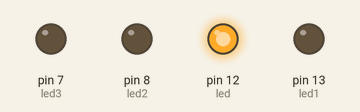
A sketch run on a simulated Arduino Uno, built with avr-gcc and run on an emulated ATmega328P. Shown: output pins drawn as LEDs (lit = HIGH).

Above: at 0.05 s.
At 0.6 s:
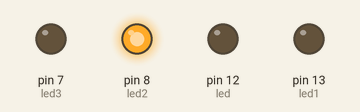
At 1.05 s:
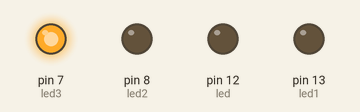
At 1.45 s:
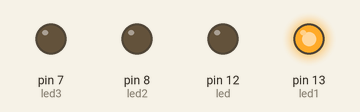
At 2.75 s:
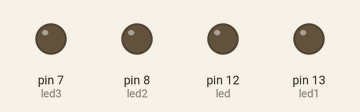
Timing chart, 0 to 3.0 s (numbered marks = the images above):
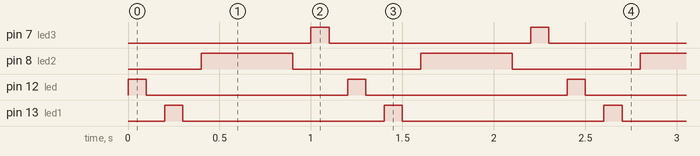

The sketch:

circling_led.ino
```cpp
int led=12;
int led1=13;
int led2=8;
int led3=7;
void setup(){
  pinMode(led,OUTPUT);
  pinMode(led1,OUTPUT);
  pinMode(led2,OUTPUT);
  pinMode(led3,OUTPUT);
}
void loop(){
  digitalWrite(led,HIGH);
  delay(100);
  digitalWrite(led,LOW);
  delay(100);
  {digitalWrite(led1,HIGH);
  delay(100);
  digitalWrite(led1,LOW);
  delay(100);}
  {digitalWrite(led2,HIGH);
  delay(500);
  digitalWrite(led2,LOW);
  delay(100);}
  {digitalWrite(led3,HIGH);
  delay(100);
  digitalWrite(led3,LOW);
  delay(100);}
}
```

Measured:
- by itself, pin 7 (led3), pin 12 (led), pin 13 (led1): alternates HIGH for 0.10 s and LOW for 1.1 s
- by itself, pin 8 (led2): alternates HIGH for 0.50 s and LOW for 0.70 s
- by itself, everything shown: repeats every 1.2 s, in 8 steps
